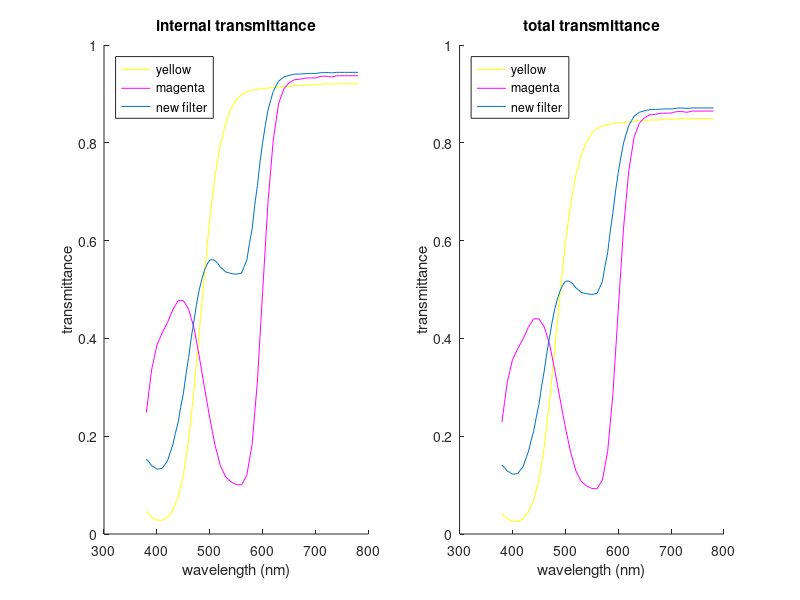
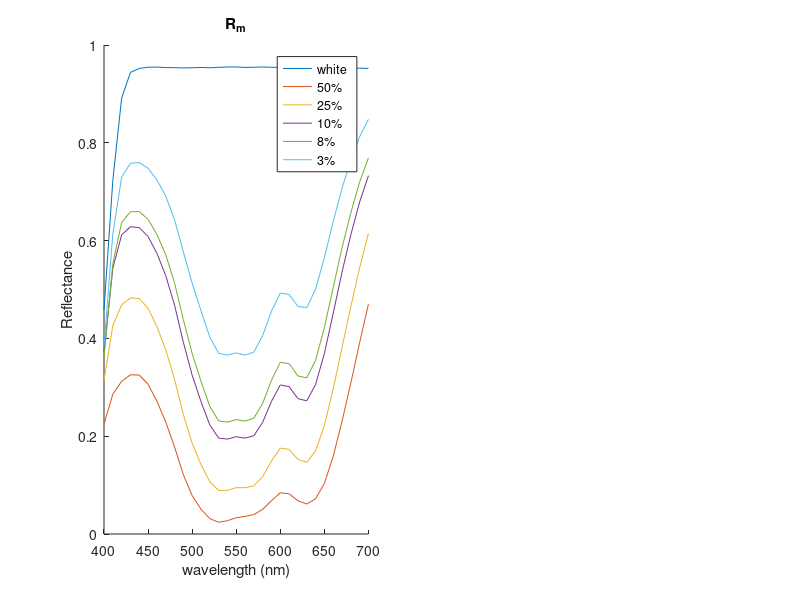

Reproduce these figures in MATLAB, in order. (Note: this script raises an error after producing the figures.)
close all
%% A. Color Filter Glass
load('a_yellow.mat');
load('a_magenta.mat');
lambda = 380:5:780;
b = 1;  %cm
C = 1;  %100%

A_yellow = a_yellow .* b .* C;
A_magenta = a_magenta .* b .* C;
A_new = a_yellow .* b .* 0.5 + a_magenta .* b .* 0.25;

% internal reflectance
T_yellow = exp(-A_yellow);
T_magenta = exp(-A_magenta);
T_new = exp(-A_new);

% total reflectance (with the incorporation of Fresnel reflectance)
n = 1.5;
K1 = ((1-n)/(1+n))^2;
T_yellow_total = (1-K1)^2.*T_yellow./(1-K1^2.*T_yellow.^2);
T_magenta_total = (1-K1)^2.*T_magenta./(1-K1^2.*T_magenta.^2);
T_new_total = (1-K1)^2.*T_new./(1-K1^2.*T_new.^2);

figure('position', [100, 200, 1200, 500], 'Name','A. Color filter glass transmittance'); 
subplot(1,2,1);hold on
plot(lambda, T_yellow,'y');
plot(lambda, T_magenta,'m');
plot(lambda, T_new);
legend({'yellow','magenta','new filter'},'Location','northwest');
xlabel('wavelength (nm)');
ylabel('transmittance');
title('internal transmittance');
hold off
subplot(1,2,2);hold on
plot(lambda, T_yellow_total,'y');
plot(lambda, T_magenta_total,'m');
plot(lambda, T_new_total);
legend({'yellow','magenta','new filter'},'Location','northwest');
xlabel('wavelength (nm)');
ylabel('transmittance');
title('total transmittance');
hold off
%% B. Calculating Purple k and s
% 1
load('purple2016.mat');
wavelength = purple2016(:,1);
Rm_white = purple2016(:,2)./100;
Rm_50 = purple2016(:,3)./100;
Rm_25 = purple2016(:,4)./100;
Rm_10 = purple2016(:,5)./100;
Rm_8  = purple2016(:,6)./100;
Rm_3  = purple2016(:,7)./100;

figure('position', [100, 200, 1200, 500], 'Name','B.1~3 Purple reflectance');
subplot(1,2,1); hold on
plot(wavelength, Rm_white);
plot(wavelength, Rm_50);
plot(wavelength, Rm_25);
plot(wavelength, Rm_10);
plot(wavelength, Rm_8);
plot(wavelength, Rm_3);
legend('white ','50%','25%','10%','8%','3%');
xlabel('wavelength (nm)');
ylabel('Reflectance');
title('R_m');
hold off

% 2
n0 = 1;
n1 = 1.45;
K1 = ((n0-n1)/(n0+n1))^2; % 0.0337

criticalAng = asind(n0/n1);
theta0 = 0:1:criticalAng;
theta1 = asind(n0.*sind(theta0)./n1);
np0 = n0./cosd(theta0);
np1 = n1./cosd(theta1);
ns0 = n0.*cosd(theta0);
ns1 = n1.*cosd(theta1);
Rp = ((np0-np1)./(np0+np1)).^2;
Rs = ((ns0-ns1)./(ns0+ns1)).^2;
Rave = (Rp+Rs)./2;
Rave1 = [Rave, (criticalAng:1:90).*0+1];
K2 = nanmean(Rave1); % 0.5335
disp('B.2 K1 & K2:');
disp(K1);
disp(K2);

% 3
Ri_white = Rm_white./((1-K1)*(1-K2)+K2.*Rm_white);
Ri_50 = Rm_50./((1-K1)*(1-K2)+K2.*Rm_50);
Ri_25 = Rm_25./((1-K1)*(1-K2)+K2.*Rm_25);
Ri_10 = Rm_10./((1-K1)*(1-K2)+K2.*Rm_10);
Ri_8  = Rm_8 ./((1-K1)*(1-K2)+K2.*Rm_8);
Ri_3  = Rm_3 ./((1-K1)*(1-K2)+K2.*Rm_3);

subplot(1,2,2); hold on
plot(wavelength, Ri_white);
plot(wavelength, Ri_50);
plot(wavelength, Ri_25);
plot(wavelength, Ri_10);
plot(wavelength, Ri_8);
plot(wavelength, Ri_3);
legend('white ','50%','25%','10%','8%','3%');
xlabel('wavelength (nm)');
ylabel('Reflectance');
title('R_i');
hold off

% 4
KS_white = (1-Ri_white).^2./(2.*Ri_white);
KS_50 = (1-Ri_50).^2./(2.*Ri_50);
KS_25 = (1-Ri_25).^2./(2.*Ri_25);
KS_10 = (1-Ri_10).^2./(2.*Ri_10);
KS_8  = (1-Ri_8 ).^2./(2.*Ri_8);
KS_3  = (1-Ri_3 ).^2./(2.*Ri_3);
figure('position', [100, 200, 700, 500], 'Name','B.4 Purple K/S'); hold on
plot(wavelength, KS_white);
plot(wavelength, KS_50);
plot(wavelength, KS_25);
plot(wavelength, KS_10);
plot(wavelength, KS_8);
plot(wavelength, KS_3);
legend('white ','50%','25%','10%','8%','3%');
xlabel('wavelength (nm)');
ylabel('K/S');
title('K/S');
hold off

% 5
sw = 1; 
kp = zeros(31,1);
sp = zeros(31,1);
for i = 1:31
    kw = KS_white(i)*sw;
    A = [1, -KS_50(i); 1, -KS_25(i); 1, -KS_10(i); 1, -KS_8(i); 1, -KS_3(i);];
    b = [(1-0.5)/0.5*(KS_50(i)-kw); (1-0.25)/0.25*(KS_25(i)-kw);(1-0.1)/0.1*(KS_10(i)-kw);(1-0.08)/0.08*(KS_8(i)-kw);(1-0.03)/0.03*(KS_3(i)-kw);];
    x = lsqnonneg(A,b);
    kp(i) = x(1);
    sp(i) = x(2);
end
figure('position', [100, 200, 700, 500], 'Name','B.5 Purple k and s'); hold on
plot(wavelength, kp);
plot(wavelength, sp);
legend('k_p','s_p');
xlabel('wavelength (nm)');
title('Purple k and s');
hold off

% 6
Rnew_50 = zeros(31,1);
Rnew_25 = zeros(31,1);
Rnew_10 = zeros(31,1);
Rnew_8  = zeros(31,1);
Rnew_3  = zeros(31,1);
for i = 1:31
    K_50 = 0.50*kp(i) + (1-0.50)*KS_white(i);
    K_25 = 0.25*kp(i) + (1-0.25)*KS_white(i);
    K_10 = 0.10*kp(i) + (1-0.10)*KS_white(i);
    K_8  = 0.08*kp(i) + (1-0.08)*KS_white(i);
    K_3  = 0.03*kp(i) + (1-0.03)*KS_white(i);
    
    S_50 = 0.50*sp(i) + (1-0.50)*sw;
    S_25 = 0.25*sp(i) + (1-0.25)*sw;
    S_10 = 0.10*sp(i) + (1-0.10)*sw;
    S_8  = 0.08*sp(i) + (1-0.08)*sw;
    S_3  = 0.03*sp(i) + (1-0.03)*sw;
    
    Rinew_50 = 1+(K_50/S_50)-((K_50/S_50)^2+2*(K_50/S_50))^0.5;
    Rinew_25 = 1+(K_25/S_25)-((K_25/S_25)^2+2*(K_25/S_25))^0.5;
    Rinew_10 = 1+(K_10/S_10)-((K_10/S_10)^2+2*(K_10/S_10))^0.5;
    Rinew_8  = 1+(K_8 /S_8 )-((K_8 /S_8 )^2+2*(K_8 /S_8 ))^0.5;
    Rinew_3  = 1+(K_3 /S_3 )-((K_3 /S_3 )^2+2*(K_3 /S_3 ))^0.5;
    
    Rnew_50(i) = (1-K1)*(1-K2)*Rinew_50/(1-K2*Rinew_50);
    Rnew_25(i) = (1-K1)*(1-K2)*Rinew_25/(1-K2*Rinew_25);
    Rnew_10(i) = (1-K1)*(1-K2)*Rinew_10/(1-K2*Rinew_10);
    Rnew_8(i)  = (1-K1)*(1-K2)*Rinew_8 /(1-K2*Rinew_8 );
    Rnew_3(i)  = (1-K1)*(1-K2)*Rinew_3 /(1-K2*Rinew_3);
    
end

figure('position', [100, 200, 700, 500], 'Name','B.6 Calculated and measured purple reflectance'); hold on
plot(wavelength, Rm_50, 'r');
plot(wavelength, Rnew_50,'r--');
plot(wavelength, Rm_25,'b');
plot(wavelength, Rnew_25,'b--');
plot(wavelength, Rm_10,'g');
plot(wavelength, Rnew_10,'g--');
plot(wavelength, Rm_8,'m');
plot(wavelength, Rnew_8,'m--');
plot(wavelength, Rm_3,'c');
plot(wavelength, Rnew_3,'c--');
xlabel('wavelength (nm)');
ylabel('Reflectance');
title('dashed lines are new calculated R_m, solid lines are measured R_m');
hold off

% the dashed lines and solid lines almost match each other, but there is no
% perfect complete match. This could be due to that some of the SPEX data
% comes from an imperfect alignment or has some unexpected error. This
% could also be due to some precision error of Matlab functions such as lsqnonneg.


%% C. Color matching a gray
% 1
load('CMYW2016.mat');
% 2
K = [yellow(:,1),phthalo_blue(:,1),magenta(:,1),black(:,1),white(:,1)];
S = [yellow(:,2),phthalo_blue(:,2),magenta(:,2),black(:,2),white(:,2)];
Rm = grayRm;

% 3
%starting concentrations
c=[.2,.2,.2,0.01,.39];
lb=[0,0,0,0,0];
ub=[.7,.7,.7,0.01,.99];
Aeq=[1,1,1,1,1];
beq=[1];
options = optimset('Algorithm','active-set');
% 4
[x,fval]=fmincon(@Mixobjfun,c,[],[],Aeq,beq,lb,ub,[],options,Rm,K,S);
% 5
disp('C.5 concentrations:');
disp(x); % 0.0122    0.0018    0.0185    0.0100    0.9575
disp('C.5 fval:');
disp(fval); % 0.1396

% 6
K1=.04;K2=.5;
Kmix=sum(x.*K,2);
Smix=sum(x.*S,2);
KoSmix=Kmix./Smix;
Rimix=1+KoSmix-sqrt((KoSmix).^2+2.*(KoSmix));
R_mix=((1-K1).*(1-K2).*Rimix)./(1-K2.*Rimix);

figure('position', [100, 200, 700, 500], 'Name','C.6 Calculated and measured gray reflectance'); hold on
plot(wavelength, Rm);
plot(wavelength, R_mix);
legend('Gray Rm','Calculated Reflectance');
xlabel('wavelength (nm)');
title('Gray reflectance');
hold off

% 7
load cie
illD65 = interp1(380:5:780, cie.illD65, 400:10:700);
cmf2deg = interp1(380:5:780, cie.cmf2deg, 400:10:700);
XYZn_illD65 = ref2XYZ(ones(length(wavelength),1),cmf2deg,illD65);
XYZ_Rm_illD65 = ref2XYZ(Rm, cmf2deg, illD65);
XYZ_Rcalculated_illD65 = ref2XYZ(R_mix, cmf2deg, illD65);
Lab_Rm_illD65 = XYZ2Lab(XYZ_Rm_illD65,XYZn_illD65);  %[76.0693; 0; 0]
Lab_Rcalculated_illD65 = XYZ2Lab(XYZ_Rcalculated_illD65,XYZn_illD65); %[76.1406; 0.5616; -0.4702]
disp('C.7 CIELab for the gray provided:');
disp(Lab_Rm_illD65(:,1));
disp('C.7 CIELab for my new gray:');
disp(Lab_Rcalculated_illD65(:,1));
